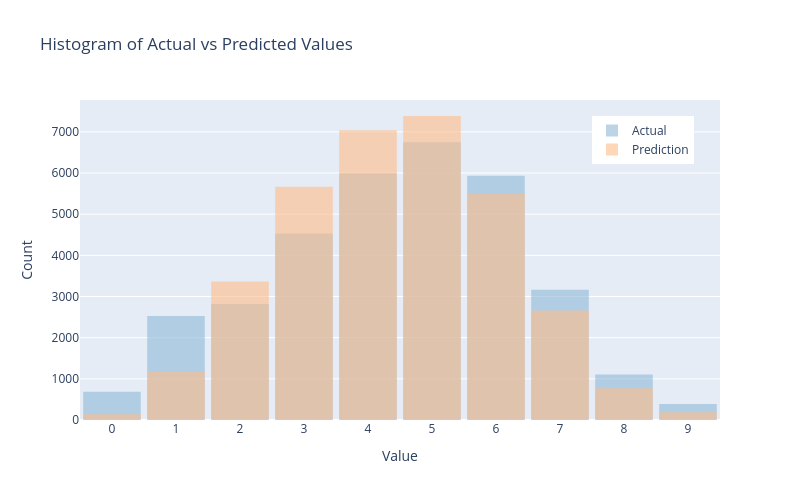

Notebook source saved alongside this figure:
### Code cell
plot_hist_plotly(results_test['actual'], results_test['prediction'])

### Figure 1 — Plotly figure (JSON) as saved in the notebook; plotly's stock layout.template omitted (floating-point values rounded to 4 significant figures; data arrays with more than 128 entries replaced by an {"elided": "..."} marker saying what was removed)
{"data": [{"marker": {"color": "#8fbad8"}, "name": "Actual", "opacity": 0.6, "type": "histogram", "x": {"elided": "33886 int values"}, "xbins": {"end": 9.5, "size": 1, "start": -0.5}}, {"marker": {"color": "#febd89"}, "name": "Prediction", "opacity": 0.6, "type": "histogram", "x": {"elided": "33886 int values"}, "xbins": {"end": 9.5, "size": 1, "start": -0.5}}], "layout": {"bargap": 0.1, "barmode": "overlay", "height": 500, "legend": {"x": 0.8, "y": 0.95}, "title": {"text": "Histogram of Actual vs Predicted Values<br>"}, "width": 800, "xaxis": {"dtick": 1, "tick0": 0, "tickmode": "linear", "title": {"text": "Value"}}, "yaxis": {"title": {"text": "Count"}}}}
